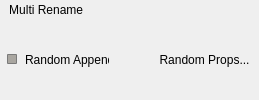
          <widget class="QWidget" name="commands_tool_widget" native="true">
           <property name="styleSheet">
            <string notr="true">QToolButton {
	border: none;
}

QToolButton:hover {
    color: white;
}

QToolButton:pressed {
    padding: 2px;
    font-size: 11px;
}</string>
           </property>
           <layout class="QVBoxLayout" name="verticalLayout_8">
            <property name="spacing">
             <number>2</number>
            </property>
            <property name="leftMargin">
             <number>1</number>
            </property>
            <property name="topMargin">
             <number>1</number>
            </property>
            <property name="rightMargin">
             <number>1</number>
            </property>
            <property name="bottomMargin">
             <number>0</number>
            </property>
            <item>
             <widget class="QToolButton" name="commands_multi_rename_btn">
              <property name="text">
               <string> Multi Rename</string>
              </property>
              <property name="icon">
               <iconset resource="../LevelEditor.qrc">
                <normaloff>:/icons/dummy.png</normaloff>:/icons/dummy.png</iconset>
              </property>
              <property name="iconSize">
               <size>
                <width>12</width>
                <height>12</height>
               </size>
              </property>
              <property name="toolButtonStyle">
               <enum>Qt::ToolButtonTextBesideIcon</enum>
              </property>
             </widget>
            </item>
            <item>
             <widget class="QWidget" name="widget_4" native="true">
              <property name="styleSheet">
               <string notr="true">QCheckBox {
    border: none;
}

QToolButton {
	border: none;
}

QToolButton:hover {
    color: white;
}

QToolButton:pressed {
    padding: 2px;
    font-size: 11px;
}</string>
              </property>
              <layout class="QHBoxLayout" name="horizontalLayout_9">
               <property name="leftMargin">
                <number>4</number>
               </property>
               <property name="topMargin">
                <number>3</number>
               </property>
               <property name="rightMargin">
                <number>4</number>
               </property>
               <property name="bottomMargin">
                <number>4</number>
               </property>
               <item>
                <widget class="QCheckBox" name="checkBox_33">
                 <property name="sizePolicy">
                  <sizepolicy hsizetype="Fixed" vsizetype="Fixed">
                   <horstretch>0</horstretch>
                   <verstretch>0</verstretch>
                  </sizepolicy>
                 </property>
                 <property name="minimumSize">
                  <size>
                   <width>104</width>
                   <height>19</height>
                  </size>
                 </property>
                 <property name="maximumSize">
                  <size>
                   <width>104</width>
                   <height>16777215</height>
                  </size>
                 </property>
                 <property name="styleSheet">
                  <string notr="true">QCheckBox::indicator:checked {
    background-color: rgb(255, 200, 42);
}

QCheckBox::checked {
    border: 1px solid rgb(222, 222, 222);
}

QCheckBox::indicator:unchecked {
    background-color: rgb(169, 166, 160);
}

QCheckBox::indicator {
    margin: 2;
    width: 8px;
    height: 8px;
    border-radius: 1px;
    border: 1px solid rgb(122, 122, 122);
}</string>
                 </property>
                 <property name="text">
                  <string>Random Append</string>
                 </property>
                 <property name="iconSize">
                  <size>
                   <width>12</width>
                   <height>12</height>
                  </size>
                 </property>
                </widget>
               </item>
               <item>
                <spacer name="horizontalSpacer_4">
                 <property name="orientation">
                  <enum>Qt::Horizontal</enum>
                 </property>
                 <property name="sizeHint" stdset="0">
                  <size>
                   <width>40</width>
                   <height>20</height>
                  </size>
                 </property>
                </spacer>
               </item>
               <item>
                <widget class="QToolButton" name="toolButton_54">
                 <property name="minimumSize">
                  <size>
                   <width>0</width>
                   <height>19</height>
                  </size>
                 </property>
                 <property name="styleSheet">
                  <string notr="true">QToolButton {
	border: none;
}

QToolButton:hover {
    color: white;
}

QToolButton:pressed {
    border: 1px solid rgb(222, 222, 222);
    padding: 2px;
    font-size: 11px;
}</string>
                 </property>
                 <property name="text">
                  <string>Random Props...</string>
                 </property>
                 <property name="toolButtonStyle">
                  <enum>Qt::ToolButtonTextOnly</enum>
                 </property>
                 <property name="autoRaise">
                  <bool>false</bool>
                 </property>
                 <property name="arrowType">
                  <enum>Qt::NoArrow</enum>
                 </property>
                </widget>
               </item>
              </layout>
             </widget>
            </item>
           </layout>
          </widget>
